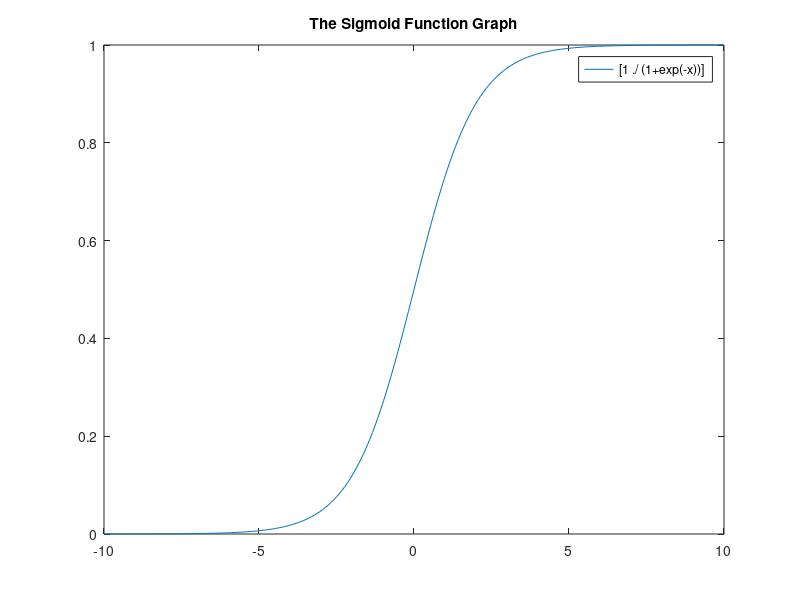

This figure's MATLAB source:
%! Plots the Sigmoid Function Curve (A special case of the Logistic Function)

fplot ("[1 / (1+exp(-x))]", [-10, 10]);
title ("The Sigmoid Function Graph");
 
%! End
